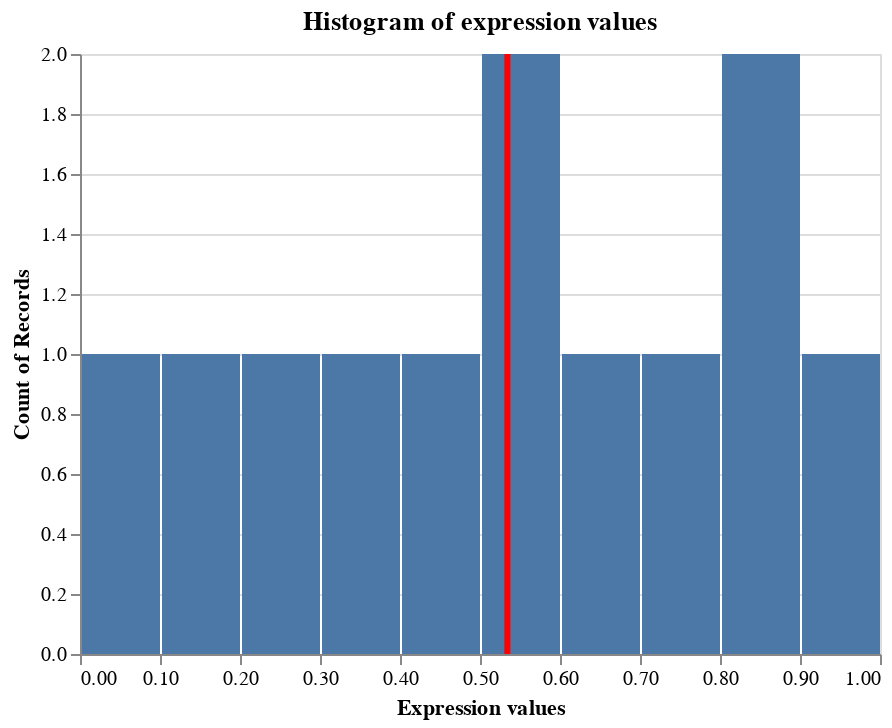

The code cell stored with this chart in its notebook:
### Markdown cell above
## Histogram

### Code cell
model_expression.hist()

### Figure 1 — Vega-Lite specification as saved in the notebook (floating-point values rounded to 4 significant figures)
{"$schema": "https://vega.github.io/schema/vega-lite/v2.4.3.json", "config": {"view": {"height": 300, "width": 400}}, "layer": [{"data": {"values": [{"value": 0.17, "variable": "Exp#1"}, {"value": 0.36, "variable": "Exp#1"}, {"value": 0.87, "variable": "Exp#1"}, {"value": 0.55, "variable": "Exp#1"}, {"value": 0.2, "variable": "Exp#2"}, {"value": 0.83, "variable": "Exp#2"}, {"value": 0.65, "variable": "Exp#2"}, {"value": 0.49, "variable": "Exp#2"}, {"value": 0.93, "variable": "Exp#3"}, {"value": 0.77, "variable": "Exp#3"}, {"value": 0.07, "variable": "Exp#3"}, {"value": 0.52, "variable": "Exp#3"}]}, "encoding": {"x": {"bin": true, "field": "value", "title": "Expression values", "type": "quantitative"}, "y": {"aggregate": "count", "type": "quantitative"}}, "height": 300, "mark": "bar", "title": "Histogram of expression values", "width": 400}, {"data": {"values": [{"value": 0.17, "variable": "Exp#1"}, {"value": 0.36, "variable": "Exp#1"}, {"value": 0.87, "variable": "Exp#1"}, {"value": 0.55, "variable": "Exp#1"}, {"value": 0.2, "variable": "Exp#2"}, {"value": 0.83, "variable": "Exp#2"}, {"value": 0.65, "variable": "Exp#2"}, {"value": 0.49, "variable": "Exp#2"}, {"value": 0.93, "variable": "Exp#3"}, {"value": 0.77, "variable": "Exp#3"}, {"value": 0.07, "variable": "Exp#3"}, {"value": 0.52, "variable": "Exp#3"}]}, "encoding": {"size": {"value": 3}, "tooltip": {"aggregate": "mean", "field": "value", "type": "quantitative"}, "x": {"aggregate": "mean", "field": "value", "type": "quantitative"}}, "mark": {"color": "red", "type": "rule"}}]}
